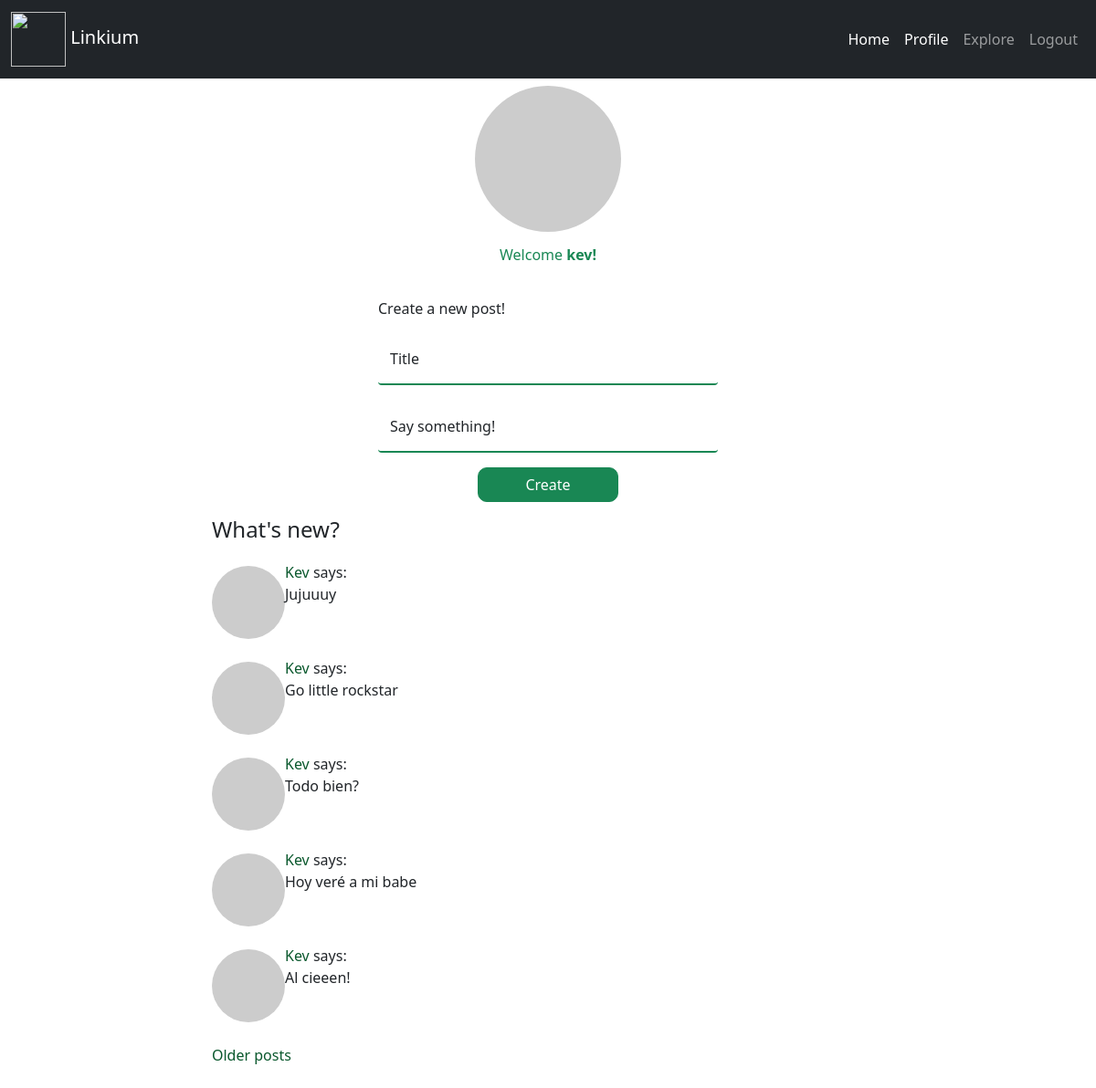
Page /index (signed in) on the committed database.
### app/models.py (models this page shows, shortened)
class User(db.Model, UserMixin):
    __tablename__ = "users"
    id = db.Column(db.Integer(), primary_key=True)
    username = db.Column(db.String(50), unique=True, index=True)
    email = db.Column(db.String(100), unique=True, index=True)
    password = db.Column(db.String(255))
    posts = db.relationship('Posts', backref='author', lazy='dynamic')
    about_me = db.Column(db.String(255))
    last_seen = db.Column(db.DateTime(), default=datetime.utcnow)
    followed = db.relationship(
        'User', secondary=followers,
        primaryjoin=(followers.c.follower_id == id),
        secondaryjoin=(followers.c.followed_id == id),
        backref=db.backref('followers', lazy='dynamic'), lazy='dynamic')
    def avatar(self, size):
        digest = md5(self.email.lower().encode("utf-8")).hexdigest()
        return 'https://www.gravatar.com/avatar/{}?d=identicon&s={}'.format(
            digest, size)
    def followed_posts(self):
        posts_from_followed = Posts.query.join(
            followers, (followers.c.followed_id == Posts.user_id)).filter(
                followers.c.follower_id == self.id)
        posts_own = Posts.query.filter_by(user_id = self.id)
        return posts_from_followed.union(posts_own).order_by(Posts.timestamp.desc())
    @login.user_loader
    def load_user(id):
        return User.query.get(int(id))

class Posts(db.Model):
    __tablename__= "posts"
    id = db.Column(db.Integer(), primary_key=True)
    title = db.Column(db.String(200))
    body = db.Column(db.String(255))
    timestamp = db.Column(db.DateTime(), index=True, default=datetime.utcnow)
    user_id = db.Column(db.Integer(), db.ForeignKey("users.id"))

### app/routes.py (the view)
@app.route('/', methods=["GET", "POST"])
@app.route('/index', methods=["GET", "POST"])
@login_required
def index():
    form = NewPostForm()
    if form.validate_on_submit():
        post = Posts(title=form.title.data, body=form.body.data, author=current_user)
        db.session.add(post)
        db.session.commit()
        flash('New post created!', 'success')
        return redirect(url_for('index'))
    page = request.args.get('page', 1, type=int)
    posts = current_user.followed_posts().paginate(
        page, app.config['POSTS_PER_PAGE'], False)
    next_url = url_for('index', page=posts.next_num) \
        if posts.has_next else None
    prev_url = url_for('index', page=posts.prev_num) \
        if posts.has_prev else None
    return render_template('index.html', title="Home", posts=posts.items, form=form, next_url=next_url, prev_url=prev_url)

### app/forms.py
class NewPostForm(FlaskForm):
    title = StringField(label="Title", validators=[DataRequired()])
    body = TextAreaField(label="Say something!", validators=[DataRequired(), Length(min=1, max=255)])
    submit = SubmitField('Create')

### app/routes.py (called while the page is built)
@app.before_request
def before_request():
    if current_user.is_authenticated:
        current_user.last_seen = datetime.utcnow()
        db.session.commit()

### app/templates/index.html (shortened to what this page needs)
{% extends "base.html" %}
{% block content %}
    <div class="row">
        <div class="col">
                <img src="{{ current_user.avatar(128) }}" class="mt-2 avatar rounded-circle" alt="...">
                <div class="text-center m-3 text-success">
                    <h6>Welcome <strong> {{ current_user.username }}!</strong></h6>
                </div>
            <div class="d-grid gap-2 col-4 mx-auto">
                <h6 class="mt-4">Create a new post!</h6>
                <form action="" method="post">
                    <div class="form-floating mb-3">
                        {{ form.title(class='form-control border-0 border-bottom border border-2 border-success', placeholder='type a title') }}
                        <label for="floatingInput">Title</label>
                    </div>
                    <div class="form-floating">
                        {{ form.body(class='form-control border-0 border-bottom border border-2 border-success', placeholder='type a title', style='resize:none;') }}
                        <label for="floatingPassword">Say something!</label>
                    </div>
                    <div class="d-grid gap-2 col-6 mx-auto">
                        {{ form.submit(class='btn btn-success btn-create') }}
                      </div>
                </form>
            </div>
        </div>
    </div>
    <div class="row">
        <div class="col-lg-6 offset-lg-2">
            <h4>What's new?</h4>
            {% for post in posts %}
                <div class="post-container">
                    <div class="post-thumb-post"><img class="rounded-circle" src="{{ post.author.avatar(36) }}" /></div>
                    <div class="post-content">
                        <td><a class="nav-profile" href="{{ url_for('profile', username=post.author.username) }}">
                            {{ post.author.username }}</a> says:<br>{{ post.body }}</td>
                    </div>
                </div>
            {% endfor %}
            <div class="mt-4 mb-4">
                {% if next_url %}
                <a class="nav-posts" href="{{ next_url }}">Older posts</a>
                {% endif %}
            </div>
        </div>
    </div>
{% endblock %}

### app/templates/index.html (style rules this page uses)
.avatar { height: 10rem; width: 10rem; display: block; margin: auto; }
.btn-create { margin: 1rem; border-radius: 10px; }
.post-container { margin: 20px 20px 0 0; overflow: auto; }
.post-thumb-post { float: left; }
.post-thumb-post img { display: block; margin-top: 5px; }
.post-content { margin-left: 50px; }
.nav-profile { text-decoration: none; color: rgb(10, 88, 45); text-transform: capitalize; transition: transform 0.2s ease-in-out; }
.nav-posts { text-decoration: none; color: rgb(10, 88, 45); transition: transform 0.2s ease-in-out; margin: 30px 30px 30px 0; }

### rows in the picture
User: username "kev"
Posts: author.username "Kev", body "Jujuuuy"
Posts: author.username "Kev", body "Go little rockstar"
Posts: author.username "Kev", body "Todo bien?"
Posts: author.username "Kev", body "Hoy veré a mi babe"
Posts: author.username "Kev", body "Al cieeen!"
